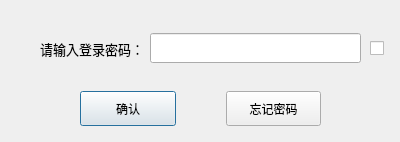
<?xml version="1.0" encoding="UTF-8"?>
<ui version="4.0">
 <class>PasswSure</class>
 <widget class="QDialog" name="PasswSure">
  <property name="geometry">
   <rect>
    <x>0</x>
    <y>0</y>
    <width>400</width>
    <height>142</height>
   </rect>
  </property>
  <property name="windowTitle">
   <string>Dialog</string>
  </property>
  <widget class="QCheckBox" name="checkBox">
   <property name="geometry">
    <rect>
     <x>370</x>
     <y>40</y>
     <width>70</width>
     <height>16</height>
    </rect>
   </property>
   <property name="text">
    <string/>
   </property>
  </widget>
  <widget class="QWidget" name="">
   <property name="geometry">
    <rect>
     <x>40</x>
     <y>30</y>
     <width>321</width>
     <height>37</height>
    </rect>
   </property>
   <layout class="QHBoxLayout" name="horizontalLayout">
    <item>
     <widget class="QLabel" name="label">
      <property name="minimumSize">
       <size>
        <width>0</width>
        <height>35</height>
       </size>
      </property>
      <property name="font">
       <font>
        <family>微软雅黑</family>
        <pointsize>10</pointsize>
       </font>
      </property>
      <property name="text">
       <string>请输入登录密码：</string>
      </property>
     </widget>
    </item>
    <item>
     <widget class="QLineEdit" name="lineEdit">
      <property name="minimumSize">
       <size>
        <width>30</width>
        <height>30</height>
       </size>
      </property>
     </widget>
    </item>
   </layout>
  </widget>
  <widget class="QWidget" name="">
   <property name="geometry">
    <rect>
     <x>80</x>
     <y>90</y>
     <width>241</width>
     <height>37</height>
    </rect>
   </property>
   <layout class="QHBoxLayout" name="horizontalLayout_2">
    <property name="spacing">
     <number>50</number>
    </property>
    <item>
     <widget class="QPushButton" name="pushButton">
      <property name="minimumSize">
       <size>
        <width>35</width>
        <height>35</height>
       </size>
      </property>
      <property name="text">
       <string>确认</string>
      </property>
     </widget>
    </item>
    <item>
     <widget class="QPushButton" name="pushButton_2">
      <property name="minimumSize">
       <size>
        <width>0</width>
        <height>35</height>
       </size>
      </property>
      <property name="text">
       <string>忘记密码</string>
      </property>
     </widget>
    </item>
   </layout>
  </widget>
 </widget>
 <resources/>
 <connections/>
</ui>
